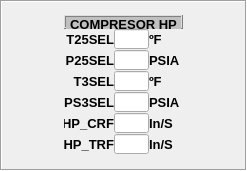
   <widget class="QFrame" name="Compresor_HP">
    <property name="geometry">
     <rect>
      <x>1018</x>
      <y>12</y>
      <width>247</width>
      <height>171</height>
     </rect>
    </property>
    <property name="styleSheet">
     <string notr="true">background-color: none;</string>
    </property>
    <property name="frameShape">
     <enum>QFrame::Box</enum>
    </property>
    <property name="frameShadow">
     <enum>QFrame::Sunken</enum>
    </property>
    <layout class="QGridLayout" name="gridLayout_16">
     <property name="margin">
      <number>1</number>
     </property>
     <property name="spacing">
      <number>0</number>
     </property>
     <item row="0" column="0">
      <layout class="QVBoxLayout" name="verticalLayout_12">
       <property name="spacing">
        <number>0</number>
       </property>
       <item>
        <widget class="QFrame" name="frame_12">
         <property name="minimumSize">
          <size>
           <width>0</width>
           <height>14</height>
          </size>
         </property>
         <property name="maximumSize">
          <size>
           <width>16777215</width>
           <height>14</height>
          </size>
         </property>
         <property name="styleSheet">
          <string notr="true">background-color: rgb(192, 192, 192);</string>
         </property>
         <property name="frameShape">
          <enum>QFrame::Box</enum>
         </property>
         <property name="frameShadow">
          <enum>QFrame::Raised</enum>
         </property>
         <layout class="QGridLayout" name="gridLayout_15">
          <property name="margin">
           <number>0</number>
          </property>
          <property name="spacing">
           <number>0</number>
          </property>
          <item row="0" column="0">
           <widget class="QLabel" name="label_13">
            <property name="minimumSize">
             <size>
              <width>0</width>
              <height>14</height>
             </size>
            </property>
            <property name="maximumSize">
             <size>
              <width>131</width>
              <height>14</height>
             </size>
            </property>
            <property name="font">
             <font>
              <pointsize>10</pointsize>
              <weight>75</weight>
              <bold>true</bold>
             </font>
            </property>
            <property name="text">
             <string>COMPRESOR HP</string>
            </property>
            <property name="alignment">
             <set>Qt::AlignCenter</set>
            </property>
           </widget>
          </item>
         </layout>
        </widget>
       </item>
       <item>
        <layout class="QHBoxLayout" name="horizontalLayout_56">
         <property name="spacing">
          <number>0</number>
         </property>
         <item>
          <widget class="QLabel" name="label_54">
           <property name="minimumSize">
            <size>
             <width>50</width>
             <height>21</height>
            </size>
           </property>
           <property name="maximumSize">
            <size>
             <width>50</width>
             <height>21</height>
            </size>
           </property>
           <property name="font">
            <font>
             <pointsize>10</pointsize>
             <weight>75</weight>
             <bold>true</bold>
            </font>
           </property>
           <property name="text">
            <string>T25SEL</string>
           </property>
           <property name="alignment">
            <set>Qt::AlignRight|Qt::AlignTrailing|Qt::AlignVCenter</set>
           </property>
          </widget>
         </item>
         <item>
          <widget class="QLineEdit" name="leCOMHT25S">
           <property name="minimumSize">
            <size>
             <width>35</width>
             <height>20</height>
            </size>
           </property>
           <property name="maximumSize">
            <size>
             <width>35</width>
             <height>20</height>
            </size>
           </property>
           <property name="font">
            <font>
             <kerning>true</kerning>
            </font>
           </property>
           <property name="cursor">
            <cursorShape>IBeamCursor</cursorShape>
           </property>
           <property name="autoFillBackground">
            <bool>false</bool>
           </property>
           <property name="frame">
            <bool>true</bool>
           </property>
          </widget>
         </item>
         <item>
          <widget class="QLabel" name="label_52">
           <property name="maximumSize">
            <size>
             <width>34</width>
             <height>21</height>
            </size>
           </property>
           <property name="font">
            <font>
             <pointsize>10</pointsize>
             <weight>75</weight>
             <bold>true</bold>
            </font>
           </property>
           <property name="text">
            <string>ºF</string>
           </property>
           <property name="alignment">
            <set>Qt::AlignLeading|Qt::AlignLeft|Qt::AlignVCenter</set>
           </property>
          </widget>
         </item>
        </layout>
       </item>
       <item>
        <layout class="QHBoxLayout" name="horizontalLayout_55">
         <property name="spacing">
          <number>0</number>
         </property>
         <item>
          <widget class="QLabel" name="label_55">
           <property name="minimumSize">
            <size>
             <width>50</width>
             <height>21</height>
            </size>
           </property>
           <property name="maximumSize">
            <size>
             <width>50</width>
             <height>21</height>
            </size>
           </property>
           <property name="font">
            <font>
             <pointsize>10</pointsize>
             <weight>75</weight>
             <bold>true</bold>
            </font>
           </property>
           <property name="text">
            <string>P25SEL</string>
           </property>
           <property name="alignment">
            <set>Qt::AlignRight|Qt::AlignTrailing|Qt::AlignVCenter</set>
           </property>
          </widget>
         </item>
         <item>
          <widget class="QLineEdit" name="leCOMHP25S">
           <property name="minimumSize">
            <size>
             <width>35</width>
             <height>20</height>
            </size>
           </property>
           <property name="maximumSize">
            <size>
             <width>35</width>
             <height>20</height>
            </size>
           </property>
           <property name="font">
            <font>
             <kerning>true</kerning>
            </font>
           </property>
           <property name="cursor">
            <cursorShape>IBeamCursor</cursorShape>
           </property>
           <property name="autoFillBackground">
            <bool>false</bool>
           </property>
           <property name="frame">
            <bool>true</bool>
           </property>
          </widget>
         </item>
         <item>
          <widget class="QLabel" name="label_53">
           <property name="maximumSize">
            <size>
             <width>34</width>
             <height>21</height>
            </size>
           </property>
           <property name="font">
            <font>
             <pointsize>10</pointsize>
             <weight>75</weight>
             <bold>true</bold>
            </font>
           </property>
           <property name="text">
            <string>PSIA</string>
           </property>
           <property name="alignment">
            <set>Qt::AlignLeading|Qt::AlignLeft|Qt::AlignVCenter</set>
           </property>
          </widget>
         </item>
        </layout>
       </item>
       <item>
        <layout class="QHBoxLayout" name="horizontalLayout_54">
         <property name="spacing">
          <number>0</number>
         </property>
         <item>
          <widget class="QLabel" name="label_42">
           <property name="minimumSize">
            <size>
             <width>50</width>
             <height>21</height>
            </size>
           </property>
           <property name="maximumSize">
            <size>
             <width>50</width>
             <height>21</height>
            </size>
           </property>
           <property name="font">
            <font>
             <pointsize>10</pointsize>
             <weight>75</weight>
             <bold>true</bold>
            </font>
           </property>
           <property name="text">
            <string>T3SEL</string>
           </property>
           <property name="alignment">
            <set>Qt::AlignRight|Qt::AlignTrailing|Qt::AlignVCenter</set>
           </property>
          </widget>
         </item>
         <item>
          <widget class="QLineEdit" name="leCOMHT3S">
           <property name="minimumSize">
            <size>
             <width>35</width>
             <height>20</height>
            </size>
           </property>
           <property name="maximumSize">
            <size>
             <width>35</width>
             <height>20</height>
            </size>
           </property>
           <property name="font">
            <font>
             <kerning>true</kerning>
            </font>
           </property>
           <property name="cursor">
            <cursorShape>IBeamCursor</cursorShape>
           </property>
           <property name="autoFillBackground">
            <bool>false</bool>
           </property>
           <property name="frame">
            <bool>true</bool>
           </property>
          </widget>
         </item>
         <item>
          <widget class="QLabel" name="label_45">
           <property name="maximumSize">
            <size>
             <width>34</width>
             <height>21</height>
            </size>
           </property>
           <property name="font">
            <font>
             <pointsize>10</pointsize>
             <weight>75</weight>
             <bold>true</bold>
            </font>
           </property>
           <property name="text">
            <string>ºF</string>
           </property>
           <property name="alignment">
            <set>Qt::AlignLeading|Qt::AlignLeft|Qt::AlignVCenter</set>
           </property>
          </widget>
         </item>
        </layout>
       </item>
       <item>
        <layout class="QHBoxLayout" name="horizontalLayout_53">
         <property name="spacing">
          <number>0</number>
         </property>
         <item>
          <widget class="QLabel" name="label_51">
           <property name="minimumSize">
            <size>
             <width>50</width>
             <height>21</height>
            </size>
           </property>
           <property name="maximumSize">
            <size>
             <width>50</width>
             <height>21</height>
            </size>
           </property>
           <property name="font">
            <font>
             <pointsize>10</pointsize>
             <weight>75</weight>
             <bold>true</bold>
            </font>
           </property>
           <property name="text">
            <string>PS3SEL</string>
           </property>
           <property name="alignment">
            <set>Qt::AlignRight|Qt::AlignTrailing|Qt::AlignVCenter</set>
           </property>
          </widget>
         </item>
         <item>
          <widget class="QLineEdit" name="leCOMHPD3S">
           <property name="minimumSize">
            <size>
             <width>35</width>
             <height>20</height>
            </size>
           </property>
           <property name="maximumSize">
            <size>
             <width>35</width>
             <height>20</height>
            </size>
           </property>
           <property name="font">
            <font>
             <kerning>true</kerning>
            </font>
           </property>
           <property name="cursor">
            <cursorShape>IBeamCursor</cursorShape>
           </property>
           <property name="autoFillBackground">
            <bool>false</bool>
           </property>
           <property name="frame">
            <bool>true</bool>
           </property>
          </widget>
         </item>
         <item>
          <widget class="QLabel" name="label_49">
           <property name="maximumSize">
            <size>
             <width>34</width>
             <height>21</height>
            </size>
           </property>
           <property name="font">
            <font>
             <pointsize>10</pointsize>
             <weight>75</weight>
             <bold>true</bold>
            </font>
           </property>
           <property name="text">
            <string>PSIA</string>
           </property>
           <property name="alignment">
            <set>Qt::AlignLeading|Qt::AlignLeft|Qt::AlignVCenter</set>
           </property>
          </widget>
         </item>
        </layout>
       </item>
       <item>
        <layout class="QHBoxLayout" name="horizontalLayout_52">
         <property name="spacing">
          <number>0</number>
         </property>
         <item>
          <widget class="QLabel" name="label_46">
           <property name="minimumSize">
            <size>
             <width>50</width>
             <height>21</height>
            </size>
           </property>
           <property name="maximumSize">
            <size>
             <width>50</width>
             <height>21</height>
            </size>
           </property>
           <property name="font">
            <font>
             <pointsize>10</pointsize>
             <weight>75</weight>
             <bold>true</bold>
            </font>
           </property>
           <property name="text">
            <string>HP_CRF</string>
           </property>
           <property name="alignment">
            <set>Qt::AlignRight|Qt::AlignTrailing|Qt::AlignVCenter</set>
           </property>
          </widget>
         </item>
         <item>
          <widget class="QLineEdit" name="leCOMHHP_C">
           <property name="minimumSize">
            <size>
             <width>35</width>
             <height>20</height>
            </size>
           </property>
           <property name="maximumSize">
            <size>
             <width>35</width>
             <height>20</height>
            </size>
           </property>
           <property name="font">
            <font>
             <kerning>true</kerning>
            </font>
           </property>
           <property name="cursor">
            <cursorShape>IBeamCursor</cursorShape>
           </property>
           <property name="autoFillBackground">
            <bool>false</bool>
           </property>
           <property name="frame">
            <bool>true</bool>
           </property>
          </widget>
         </item>
         <item>
          <widget class="QLabel" name="label_44">
           <property name="maximumSize">
            <size>
             <width>34</width>
             <height>21</height>
            </size>
           </property>
           <property name="font">
            <font>
             <pointsize>10</pointsize>
             <weight>75</weight>
             <bold>true</bold>
            </font>
           </property>
           <property name="text">
            <string>In/S</string>
           </property>
           <property name="alignment">
            <set>Qt::AlignLeading|Qt::AlignLeft|Qt::AlignVCenter</set>
           </property>
          </widget>
         </item>
        </layout>
       </item>
       <item>
        <layout class="QHBoxLayout" name="horizontalLayout_51">
         <property name="spacing">
          <number>0</number>
         </property>
         <item>
          <widget class="QLabel" name="label_43">
           <property name="minimumSize">
            <size>
             <width>50</width>
             <height>21</height>
            </size>
           </property>
           <property name="maximumSize">
            <size>
             <width>50</width>
             <height>21</height>
            </size>
           </property>
           <property name="font">
            <font>
             <pointsize>10</pointsize>
             <weight>75</weight>
             <bold>true</bold>
            </font>
           </property>
           <property name="text">
            <string>HP_TRF</string>
           </property>
           <property name="alignment">
            <set>Qt::AlignRight|Qt::AlignTrailing|Qt::AlignVCenter</set>
           </property>
          </widget>
         </item>
         <item>
          <widget class="QLineEdit" name="leCOMHHP_T">
           <property name="minimumSize">
            <size>
             <width>35</width>
             <height>20</height>
            </size>
           </property>
           <property name="maximumSize">
            <size>
             <width>35</width>
             <height>20</height>
            </size>
           </property>
           <property name="font">
            <font>
             <kerning>true</kerning>
            </font>
           </property>
           <property name="cursor">
            <cursorShape>IBeamCursor</cursorShape>
           </property>
           <property name="autoFillBackground">
            <bool>false</bool>
           </property>
           <property name="frame">
            <bool>true</bool>
           </property>
          </widget>
         </item>
         <item>
          <widget class="QLabel" name="label_48">
           <property name="maximumSize">
            <size>
             <width>34</width>
             <height>21</height>
            </size>
           </property>
           <property name="font">
            <font>
             <pointsize>10</pointsize>
             <weight>75</weight>
             <bold>true</bold>
            </font>
           </property>
           <property name="text">
            <string>In/S</string>
           </property>
           <property name="alignment">
            <set>Qt::AlignLeading|Qt::AlignLeft|Qt::AlignVCenter</set>
           </property>
          </widget>
         </item>
        </layout>
       </item>
      </layout>
     </item>
    </layout>
   </widget>
